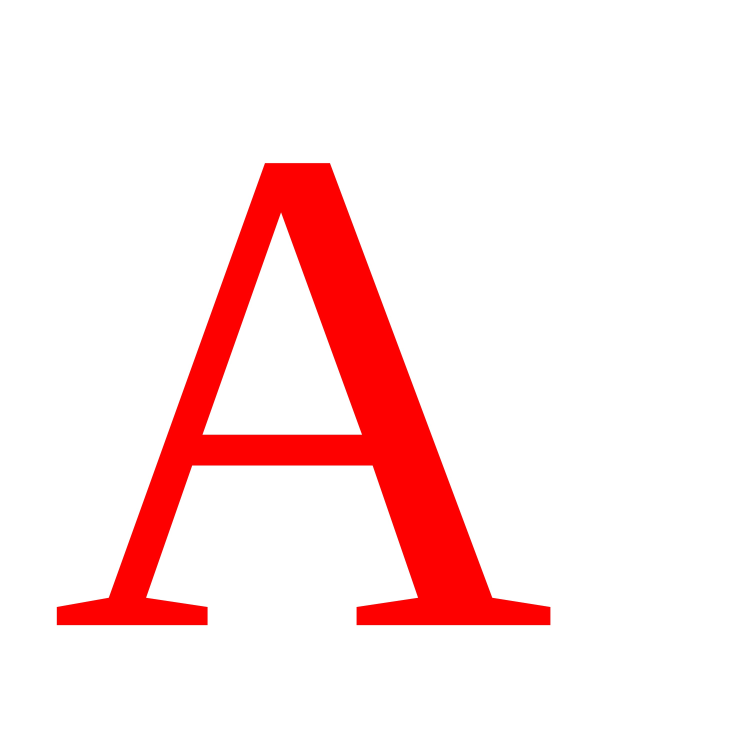
#> input picture A_Letter.jpg, 3000 x 3000 px, found by its file name (shown at 1/4 size)
$ jupyter execute --allow-errors Character_Recognition_using_Neural_Network.ipynb   (shell and % lines are left out)
#> lines starting #> are read from the running program, lines starting #| are printed output that depends on the picture; after the words box and inside, x2 and y2 are one past the last pixel; in counts of white or black regions, pixels touching at a corner belong together
[cell 1]
import matplotlib.pyplot as plt
import cv2
import numpy as np
from keras.models import Sequential
from keras.layers import Dense, Flatten, Conv2D, MaxPool2D, Dropout
from keras.optimizers import SGD, Adam
from keras.callbacks import ReduceLROnPlateau, EarlyStopping
from keras.utils.np_utils import to_categorical
import pandas as pd
import numpy as np
from sklearn.model_selection import train_test_split
from sklearn.utils import shuffle

[cell 2]
from google.colab import drive
drive.mount('/content/gdrive')

**Read the data**

Here, we are reading the dataset using the pd.read_csv() and printing the first 10 images using data.head(10)

#> (a cell that did not finish here is left out)

**Split data into images and their labels:**

#> (a cell that did not finish here is left out)

The ‘0’ contains the labels, & so we drop the ‘0’ column from the data dataframe read & use it in the y to form the labels.

**Reshaping the data in the csv file so that it can be displayed as an image**

Here,we are splitting the data into training & testing dataset using train_test_split().

#> (a cell that did not finish here is left out)

Reshaping the train & test image data so that they can be displayed as an image, as initially in the CSV file they were present as 784 columns of pixel data. So we convert it to 28×28 pixels.

All the labels are present in the form of floating point values, that we convert to integer values, & so we create a dictionary word_dict to map the integer values with the characters.

[cell 6]
word_dict = {0:'A',1:'B',2:'C',3:'D',4:'E',5:'F',6:'G',7:'H',8:'I',9:'J',10:'K',11:'L',12:'M',13:'N',14:'O',15:'P',16:'Q',17:'R',18:'S',19:'T',20:'U',21:'V',22:'W',23:'X', 24:'Y',25:'Z'}

**Plotting the number of alphabets in the dataset**

***Describing the distribution of the alphabets in our  data set.***

1.   Convert the labels into integer values and append into the count list according to the label. This count list has the number of images present in the dataset belonging to each alphabet.
2.   Create a list – alphabets containing all the characters using the values() function of the dictionary.
3.   Using the count & alphabets lists we draw the horizontal bar plot.

#> (a cell that did not finish here is left out)

**Shuffling the data**

Shuffle some of the images of the train set.

#> (a cell that did not finish here is left out)

**DATA Reshaping**

1) Reshaping the training & test dataset so that it can be put in the model

#> (a cell that did not finish here is left out)

2) Here we convert the single float values to categorical values. This is done as the CNN model takes input of labels & generates the output as a vector of probabilities.

#> (a cell that did not finish here is left out)

**CNN Model**

#> (a cell that did not finish here is left out)

**Compiling & Fitting Model**

Here we are compiling the model, where we define the optimizing function & the loss function to be used for fitting.The optimizing function used is Adam.

#> (a cell that did not finish here is left out)

The dataset is very large so we are training for only a single epoch.

#> (a cell that did not finish here is left out)

Model summary tells us what were the different layers defined in the model & also we save the model using model.save() function.

**Getting the Train & Validation Accuracies & Losses**

#> (a cell that did not finish here is left out)

**Doing Some Predictions on Test Data**

Here we are creating 9 subplots of (3,3) shape & visualize some of the test dataset alphabets along with their predictions, that are made using the model.predict() function for text recognition.

[cell 15]
fig, axes = plt.subplots(3,3, figsize=(8,9))
axes = axes.flatten()

#> (the rest of this cell did not finish here and is left out)

**Doing Prediction on External Image**

Read an external image that is originally an image of alphabet ‘A’ and made a copy of it that is to go through some processing to be fed to the model for the prediction.

[cell 16]
img = cv2.imread(r'/content/gdrive/MyDrive/A_Letter.jpg')
#> img is the input picture: shape (3000, 3000, 3); mean B, G, R 228.6, 228.7, 254.8
img_copy = img.copy()

img = cv2.cvtColor(img, cv2.COLOR_BGR2RGB)
img = cv2.resize(img, (400,440))
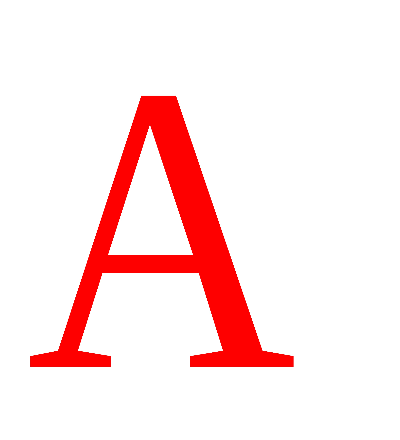
#> img: shape (440, 400, 3); mean R, G, B 254.8, 228.6, 228.6

The img read is then converted from BGR representation (as OpenCV reads the image in BGR format) to RGB for displaying the image, & is resized to our required dimensions that we want to display the image in.

 **Do some processing on the copied image (img_copy).**

[cell 17]
img_copy = cv2.GaussianBlur(img_copy, (7,7), 0)
img_gray = cv2.cvtColor(img_copy, cv2.COLOR_BGR2GRAY)
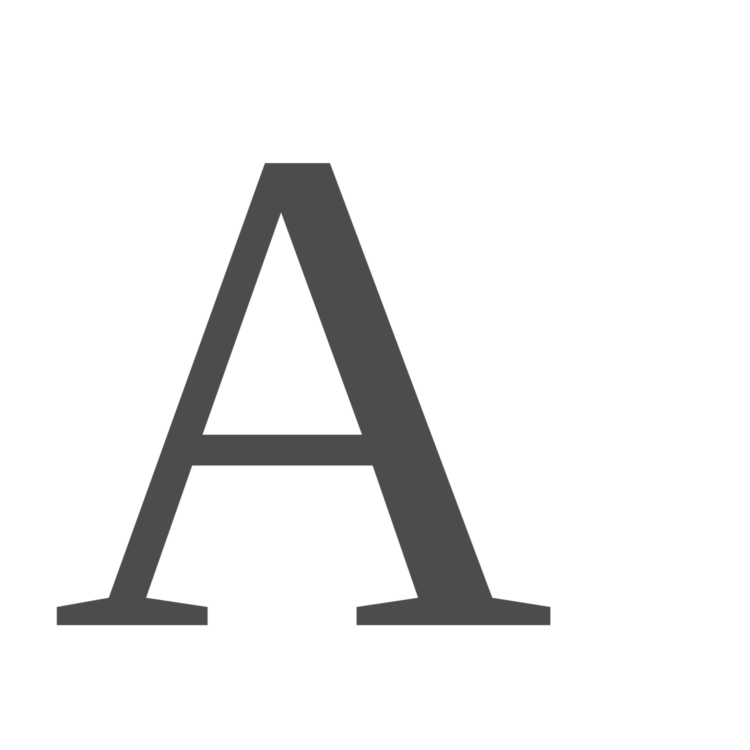
#> img_gray: shape (3000, 3000) (shown at 1/4 size); min 75, max 255, mean 236.5
_, img_thresh = cv2.threshold(img_gray, 100, 255, cv2.THRESH_BINARY_INV)
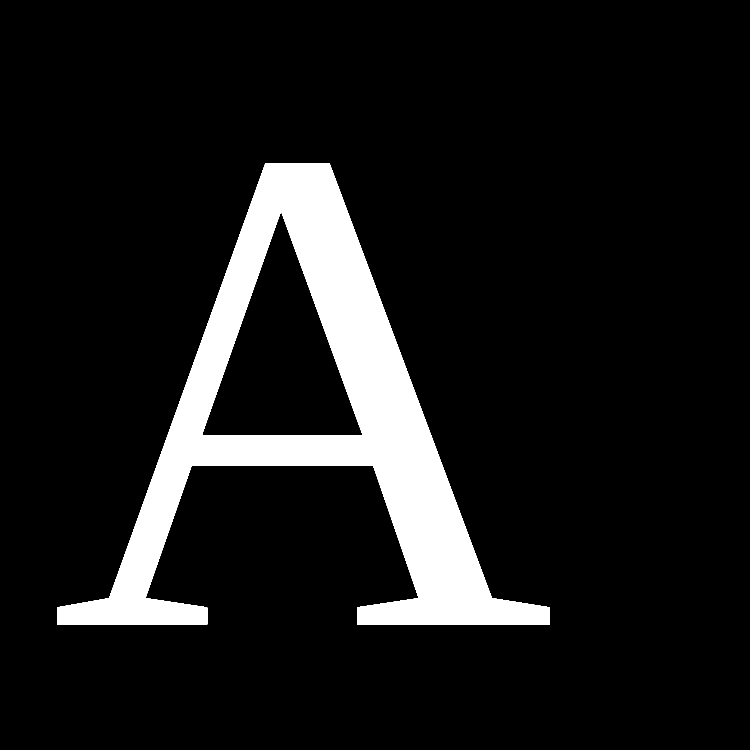
#> img_thresh: shape (3000, 3000) (shown at 1/4 size); 10.2% white; 1 white region, box (x1, y1, x2, y2) and area: (229, 654, 2200, 2499) 913975

img_final = cv2.resize(img_thresh, (28,28))
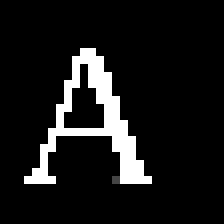
#> img_final: shape (28, 28) (shown 8 times larger); min 0, max 255, mean 24.5
img_final =np.reshape(img_final, (1,28,28,1))
